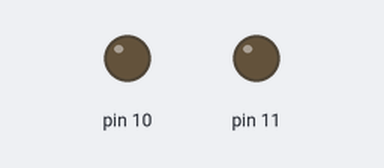
Recording of a program running on a simulated Raspberry Pi (header pin numbers). Shown: output pins drawn as LEDs (lit = HIGH). What the program prints to the terminal is not drawn. At 3.4 s the program stops and its outputs stay as they are.

Above: at 0.1 s.
At 2.8 s:
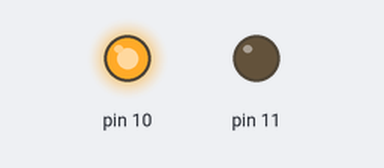
Timing chart, 0 to 4.9 s (numbered marks = the images above):
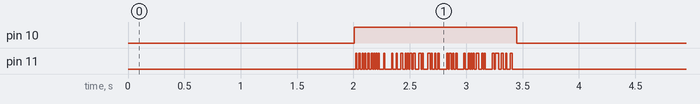

The program:

rpi_sender.py
```python
#!/usr/bin/env python3
"""ELP-720 Telecommunication Networks Laboratory - Assignment 8.

Raspberry Pi Serial & GPIO String Transmitter to Arduino.

Authors: Sudhanshu Chaudhary (2019JTM2207)
Institution: IIT Delhi
Platform: Raspberry Pi (Raspbian OS)
"""

import sys
import time

from pattern_matcher import string_to_bit_list


def send_serial(text: str, port: str = "/dev/ttyACM0", baud: int = 9600):
    """Sends string to Arduino via USB CDC / serial port."""
    try:
        import serial

        ser = serial.Serial(port, baud, timeout=2)
        time.sleep(2)  # Wait for Arduino reset upon connection
        encoded = text.encode("utf-8")
        ser.write(encoded)
        print(f"[RPi] Sent '{text}' ({len(encoded)} bytes) to Arduino on {port}")
        ser.close()
    except ImportError:
        print("[RPi] PySerial not installed; simulating serial transmission:")
        print(f"[RPi Mock] Wrote: {text}")
    except (OSError, RuntimeError) as e:
        print(f"[RPi Error] Serial transmission failed: {e}")


def send_gpio_bits(text: str, clock_pin: int = 10, data_pin: int = 11):
    """Bit-bangs encoded string bits to Arduino over GPIO pins."""
    bit_list = string_to_bit_list(text)
    print(f"[RPi] Bit representation of '{text}': {bit_list}")
    try:
        from RPi import GPIO

        GPIO.setwarnings(False)
        GPIO.setmode(GPIO.BOARD)
        GPIO.setup(clock_pin, GPIO.OUT)
        GPIO.setup(data_pin, GPIO.OUT)

        GPIO.output(clock_pin, GPIO.HIGH)
        for bit in bit_list:
            GPIO.output(data_pin, GPIO.HIGH if bit == 1 else GPIO.LOW)
            time.sleep(0.01)
        GPIO.output(clock_pin, GPIO.LOW)
        GPIO.cleanup()
        print(f"[RPi] Bit-banged {len(bit_list)} bits via GPIO.")
    except ImportError:
        print("[RPi] RPi.GPIO not available in host environment (expected on Raspberry Pi).")


if __name__ == "__main__":
    msg = sys.argv[1] if len(sys.argv) > 1 else "IIT Delhi - ELP720"
    print(f"Transmitting message: '{msg}'")
    send_serial(msg)
    send_gpio_bits(msg)
```

pattern_matcher.py
```python
"""Pattern matching algorithm for Raspberry Pi Lab (Assignment 8).

Implements sequence matching of sub-patterns across input bit sequences.
"""


def pattern_match(pattern: list, sequence: list) -> int:
    """Counts occurrences of `pattern` in `sequence` advancing by `len(pattern)`.

    Args:
        pattern: The sub-sequence to search for.
        sequence: The total sequence being examined.

    Returns:
        Number of matches found.
    """
    len_p = len(pattern)
    len_s = len(sequence)
    if len_p == 0 or len_s < len_p:
        return 0

    match_count = 0
    j = 0
    while j + len_p <= len_s:
        chunk = sequence[j : j + len_p]
        if chunk == pattern:
            match_count += 1
            j += len_p
        else:
            j += 1
    return match_count


def string_to_bit_list(text: str) -> list[int]:
    """Encodes a string into a list of binary integers (8 bits per character)."""
    bits = []
    for byte in text.encode("utf-8"):
        for b in f"{byte:08b}":
            bits.append(int(b))
    return bits


def bit_list_to_string(bits: list[int]) -> str:
    """Decodes a list of 8-bit integers back into a string."""
    chars = []
    for i in range(0, len(bits), 8):
        byte_bits = bits[i : i + 8]
        if len(byte_bits) == 8:
            byte_val = int("".join(str(b) for b in byte_bits), 2)
            chars.append(chr(byte_val))
    return "".join(chars)
```

Measured:
- by itself, pin 10: LOW → HIGH at 2.0 s, → LOW 1.4 s later
